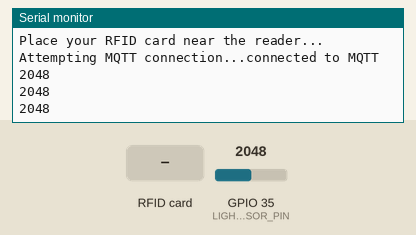
Bench run of a sketch on a simulated ESP32. Parts: the last lines printed to the serial monitor. Inputs (shaded band) come from the test bench; at power-on: GPIO 35 (LIGHT_SENSOR_PIN) = 2048. WiFi joins after 1.5 s; servers stay silent unless stated; no MQTT or app messages arrive unless stated.

Above: at 1.2 s.
1.3 s: RFID card 5E 7A 19 C4 held to the reader
At 2.8 s:
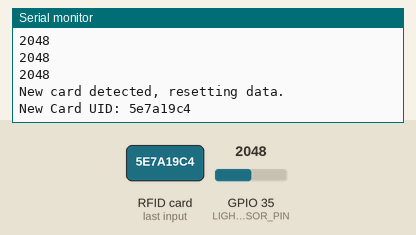
3.1 s: GPIO 35 (LIGHT_SENSOR_PIN) set to 1960
At 4.1 s:
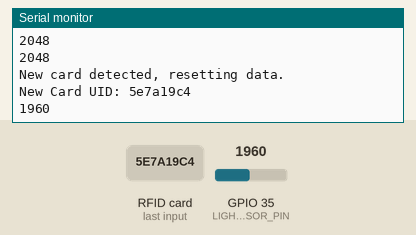
4.6 s: GPIO 35 (LIGHT_SENSOR_PIN) set to 2040
At 5.2 s:
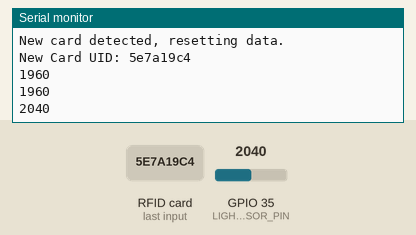
Timing chart, 0 to 7.6 s (numbered marks = the images above; inputs shaded):
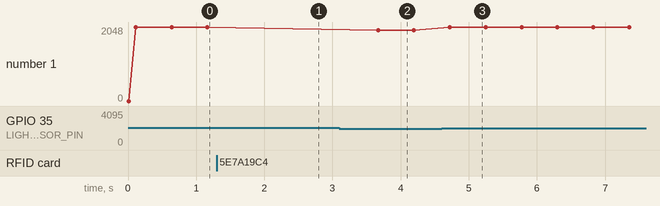

The sketch:

MQTTSensorandEsp32.ino
```cpp
#include <SPI.h>
#include <MFRC522.h>
#include <WiFi.h>
#include <PubSubClient.h>

// WiFi and MQTT setup
const char* ssid = "WIFINAME";
const char* password = "WIFIPASS";
const char* mqtt_server = "IPHERE";

WiFiClient espClient;
PubSubClient client(espClient);

long lastMsg = 0;
char msg[50];
int value = 0;

// RFID setup
#define SS_PIN 5  // SDA Pin on RC522
#define RST_PIN 4 // RST Pin on RC522
MFRC522 rfid(SS_PIN, RST_PIN); // Create MFRC522 instance

String data = "";  // String to store the UID data
String lastUID = ""; // String to store the last UID for comparison

// // Light sensor setup
 #define LIGHT_SENSOR_PIN  35  // ESP32 pin GPIO36 (ADC0) connected to light sensor
 #define ANALOG_THRESHOLD  2000

void setup() {
  Serial.begin(115200);

  // Setup WiFi
  setup_wifi();

  // Setup MQTT
  client.setServer(mqtt_server, 1883);

  // Setup RFID
  SPI.begin();
  rfid.PCD_Init();
  Serial.println("Place your RFID card near the reader...");

  // Setup Light Sensor
  analogSetAttenuation(ADC_11db);
  // //pinMode(LED_PIN, OUTPUT);
}

void setup_wifi() {
  delay(10);
  Serial.print("Connecting to ");
  Serial.println(ssid);
  WiFi.begin(ssid, password);
  // while (WiFi.status() != WL_CONNECTED) {
  //   delay(500);
  //   Serial.print(".");
  // }
  Serial.println();
  Serial.println("WiFi connected");
  Serial.println("IP address: ");
  Serial.println(WiFi.localIP());
}

void reconnect() {
  while (!client.connected()) {
    Serial.print("Attempting MQTT connection...");
    if (client.connect("vanieriot")) {
      Serial.println("connected to MQTT");
    } else {
      Serial.print("failed, rc=");
      Serial.print(client.state());
      Serial.println(" try again in 5 seconds");
      delay(5000);
    }
  }
}

void loop() {
  if (!client.connected()) {
    reconnect();
  }

   client.loop(); // Keep the MQTT connection alive

  // Read the light sensor value
   int analogValue = analogRead(LIGHT_SENSOR_PIN);
   Serial.println(analogValue);

  // // Convert the analog value to a string and publish it to MQTT
   char message[10];
   itoa(analogValue, message, 10);
   client.publish("IoTProject/INTENSITY", message);

delay(500);
  // // // Check light sensor value and publish corresponding message
  // if (analogValue < ANALOG_THRESHOLD) {
  //   Serial.println("Message published: It is DARK");
  //    client.publish("IoTlab/SENSOR", "Light:ON");
  //   // digitalWrite(LED_PIN, HIGH); // Turn on LED
  // } else {
  //    Serial.println("Message published: Not dark");
  //    client.publish("IoTlab/SENSOR", "Light:OFF");
  //   // digitalWrite(LED_PIN, LOW);  // Turn off LED
  //  }

  // RFID card detection
  if (!rfid.PICC_IsNewCardPresent()) {
    return;
  }

  if (!rfid.PICC_ReadCardSerial()) {
    return;
  }

  // Initialize the current UID as a string
  String currentUID = "";

  // Store the current UID into the currentUID string
  for (byte i = 0; i < rfid.uid.size; i++) {
    if (rfid.uid.uidByte[i] < 0x10) {
      currentUID += "0"; // Add leading zero if necessary
    }
    currentUID += String(rfid.uid.uidByte[i], HEX); // Append byte as hex
  }

  // Check if the current UID is different from the last one
  if (currentUID != lastUID) {
    // UID is different, reset 'data' string
    data = "";  // Clear the data string
    Serial.println("New card detected, resetting data.");
    data = currentUID; // Store new UID in data string

    // Publish the new UID to MQTT topic IoTProject/ID
    Serial.print("New Card UID: ");
    Serial.println(data);
    client.publish("IoTProject/ID", data.c_str()); // Publish UID to MQTT
  }

  // Update the 'lastUID' with the current UID
  lastUID = currentUID;


  // Halt PICC (Card)
  rfid.PICC_HaltA();
  //only works for the card reading
  delay(2000); // Delay for a short period to avoid flooding the serial and MQTT server

}
```

Measured:
- after the input at 1.3 s, the serial monitor: prints a new line after 0.37 s (image 1)
- after the input at 3.1 s, the serial monitor: prints a new line after 0.57 s (image 2)
- after the input at 4.6 s, the serial monitor: prints a new line after 0.12 s (image 3)
- plotted number 1: 2048 → 1960 after the input at 3.1 s, 1960 → 2040 after the input at 4.6 s
